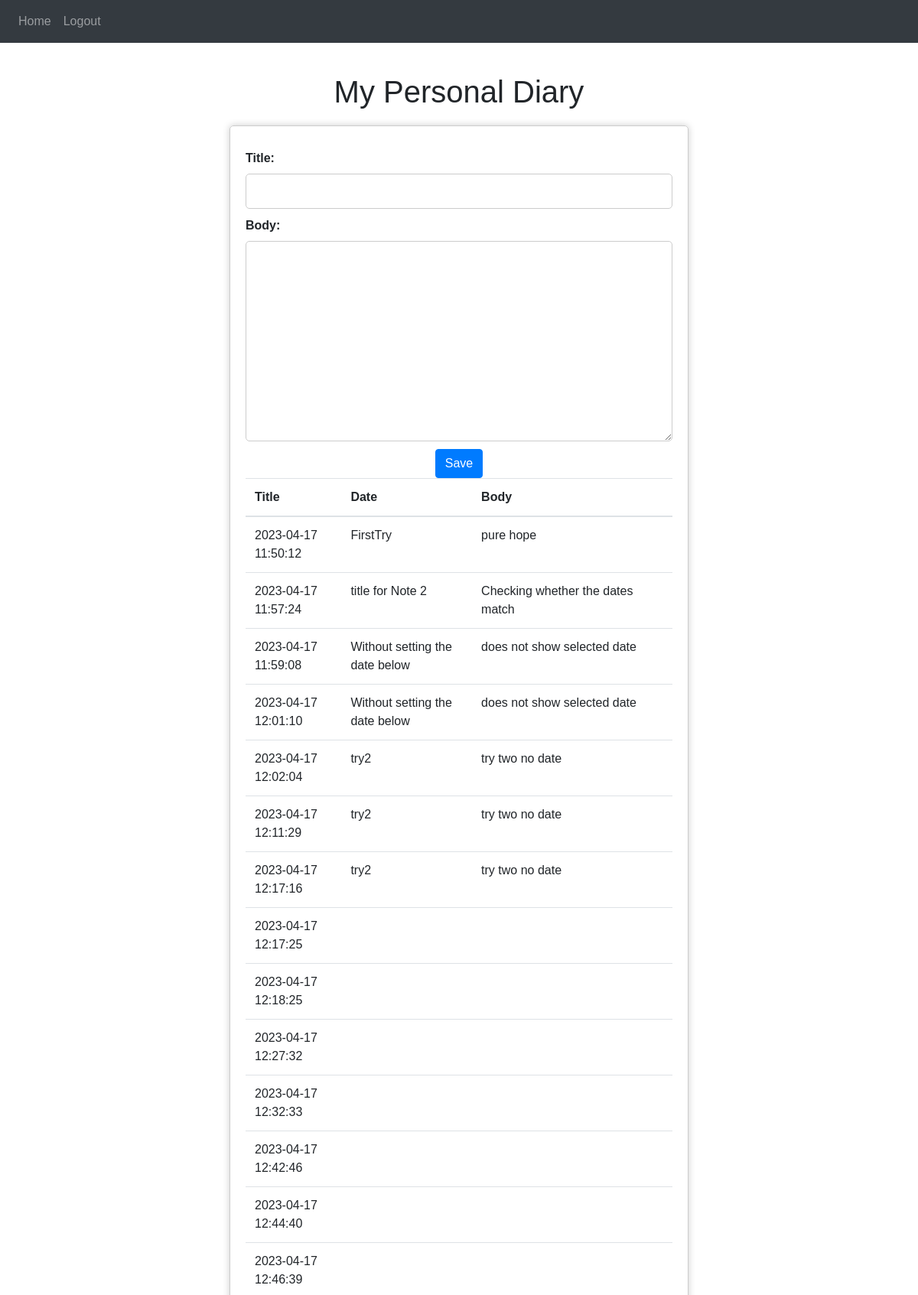
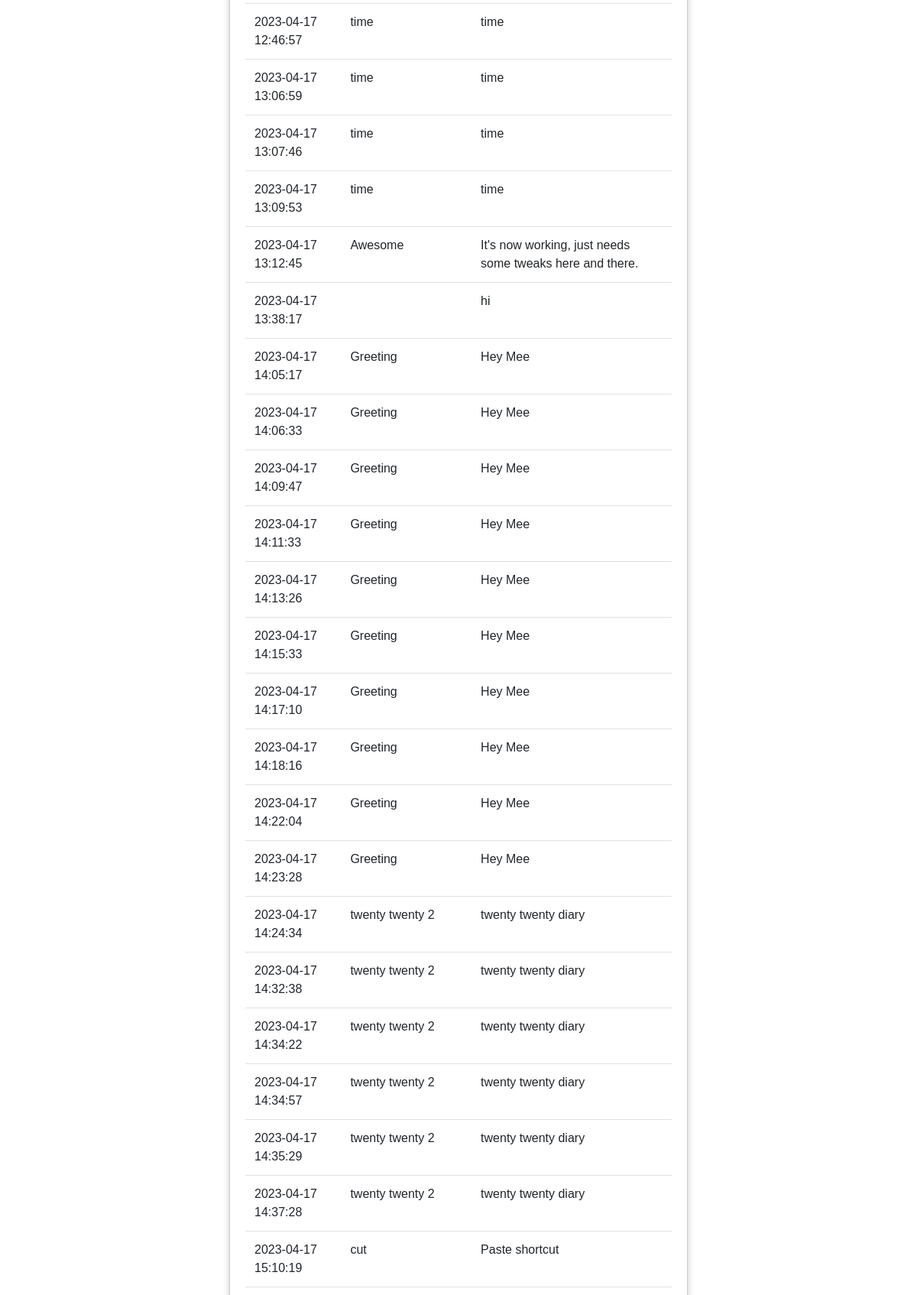
Page / (signed in, upper part) on the committed database (2 pictures, top to bottom).
### website/models.py (models this page shows)
class PersonalDiary(db.Model):
    id = db.Column(db.Integer, primary_key=True)
    title = db.Column(db.String(100), nullable=False)
    date = db.Column(db.DateTime(timezone=True), server_default=text("strftime('%Y-%m-%d %H:%M:%S', 'now')"))
    body = db.Column(db.Text, nullable=False)
    user_id = db.Column(db.Integer, db.ForeignKey('user.id'))

### website/views.py (the view, shortened to what this page needs)
@views.route('/', methods=['GET', 'POST'])
@login_required
def home():
	default_entry = {
    'title': 'My first entry',
    'date': datetime.now().strftime('%Y-%m-%d %H:%M:%S'),
    'body': 'This is my first diary entry'
}
	diary_entries = PersonalDiary.query.filter_by(user_id=current_user.id).all()
	for entry in diary_entries:
		entry.date = entry.date.strftime('%Y-%m-%d %H:%M:%S')
		print(f"{entry.body}\n")
	all_entries = [default_entry] + diary_entries
	return render_template("home.html", user=current_user, diary_entries=diary_entries)

### website/__init__.py (called while the page is built)
def create_app():
    app = Flask(__name__)
    app.config['SECRET_KEY'] = 'hjshjhdjah kjshkjdhjs'
    app.config['SQLALCHEMY_DATABASE_URI'] = f'sqlite:///{DB_NAME}'
    db.init_app(app)
    from .views import views
    from .auth import auth
    app.register_blueprint(views, url_prefix='/')
    app.register_blueprint(auth, url_prefix='/')
    from .models import User, PersonalDiary
    with app.app_context():
        db.create_all()
    login_manager = LoginManager()
    login_manager.login_view = 'auth.login'
    login_manager.init_app(app)
    @login_manager.user_loader
    def load_user(id):
        return User.query.get(int(id))
    return app

### website/templates/home.html (shortened to what this page needs)
{% extends "base.html" %}{% block title %}Home{% endblock %}
{% block content %}
<!DOCTYPE html>
<html>
<head>
</head>
<body>
  <h1>My Personal Diary</h1>
  <form id="diary" method="POST">
    <label for="title">Title:</label>
    <input type="text" id="title" name="title">
    <label for="body">Body:</label>
    <textarea id="body" name="body" rows="10"></textarea>
    <div align="center">
		<button type="submit" class="btn btn-primary">Save</button>
	  </div>
    <table class="table">
      <thead>
        <tr>
          <th>Title</th>
          <th>Date</th>
          <th>Body</th>
        </tr>
      </thead>
      <tbody>
        {% for entry in diary_entries %}
          <tr>
            <td>{{ entry.date }}</td>
            <td>{{ entry.title }}</td>
            <td>{{ entry.body }}</td>
          </tr>
        {% endfor %}
      </tbody>
    </table>
  </form>
{% endblock %}

### website/templates/base.html (shortened to what this page needs)
<!DOCTYPE html>
<html>
	<head>
		<name name="viewport" content="width=device-width, initial-scale=1" />
		<link
      rel="stylesheet"
      href="https://stackpath.bootstrapcdn.com/bootstrap/4.4.1/css/bootstrap.min.css"
    />
    <link
      rel="stylesheet"
      href="https://stackpath.bootstrapcdn.com/font-awesome/4.7.0/css/font-awesome.min.css"
    />
	</head>
	<body>
		<nav class="navbar navbar-expand-lg navbar-dark bg-dark">
			<div class="collapse navbar-collapse" id="navbar">
				<div class="navbar-nav">
					{% if user.is_authenticated %}
					<a class="nav-item nav-link" id="home" href="/">Home</a>
					<a class="nav-item nav-link" id="logout" href="/logout">Logout</a>
					{% else %}
					<a class="nav-item nav-link" id="login" href="/login">MyPersonalDiary</a>
					<a class="nav-item nav-link" id="signup" href="/signup">SignUp</a>
					{% endif %}
				</div>
			</div>
		</nav>
		<div class="container">
		{% block content %}
		{% endblock %}
		</div>
	</body>
</html>

### website/templates/home.html (style rules this page uses)
body { font-family: Arial, sans-serif; margin: 0; padding: 0; }
h1 { text-align: center; margin-top: 40px; margin-bottom: 20px; }
form { margin: 0 auto; max-width: 600px; padding: 20px; border: 1px solid #ccc; border-radius: 5px; box-shadow: 0 0 10px #ccc; }
label { display: block; margin-top: 10px; font-weight: bold; }
input[type="text"], input[type="date"], textarea { display: block; width: 100%; padding: 10px; margin-top: 5px; margin-bottom: 10px; border: 1px solid #ccc; border-radius: 5px; font-size: 16px; resize: vertical; }

### rows in the picture
PersonalDiary: date "2023-04-17 11:50:12", title "FirstTry", body "pure hope"
PersonalDiary: date "2023-04-17 11:57:24", title "title for Note 2", body "Checking whether the dates match"
PersonalDiary: date "2023-04-17 11:59:08", title "Without setting the date below", body "does not show selected date"
PersonalDiary: date "2023-04-17 12:01:10", title "Without setting the date below", body "does not show selected date"
PersonalDiary: date "2023-04-17 12:02:04", title "try2", body "try two no date"
PersonalDiary: date "2023-04-17 12:11:29", title "try2", body "try two no date"
PersonalDiary: date "2023-04-17 12:17:16", title "try2", body "try two no date"
PersonalDiary: date "2023-04-17 12:17:25"
PersonalDiary: date "2023-04-17 12:18:25"
PersonalDiary: date "2023-04-17 12:27:32"
PersonalDiary: date "2023-04-17 12:32:33"
PersonalDiary: date "2023-04-17 12:42:46"
PersonalDiary: date "2023-04-17 12:44:40"
PersonalDiary: date "2023-04-17 12:46:39"
PersonalDiary: date "2023-04-17 12:46:57", title "time", body "time"
PersonalDiary: date "2023-04-17 13:06:59", title "time", body "time"
PersonalDiary: date "2023-04-17 13:07:46", title "time", body "time"
PersonalDiary: date "2023-04-17 13:09:53", title "time", body "time"
PersonalDiary: date "2023-04-17 13:12:45", title "Awesome", body "It's now working, just needs some tweaks here and there."
PersonalDiary: date "2023-04-17 13:38:17", body "hi"
PersonalDiary: date "2023-04-17 14:05:17", title "Greeting", body "Hey Mee"
PersonalDiary: date "2023-04-17 14:06:33", title "Greeting", body "Hey Mee"
PersonalDiary: date "2023-04-17 14:09:47", title "Greeting", body "Hey Mee"
PersonalDiary: date "2023-04-17 14:11:33", title "Greeting", body "Hey Mee"
PersonalDiary: date "2023-04-17 14:13:26", title "Greeting", body "Hey Mee"
PersonalDiary: date "2023-04-17 14:15:33", title "Greeting", body "Hey Mee"
PersonalDiary: date "2023-04-17 14:17:10", title "Greeting", body "Hey Mee"
PersonalDiary: date "2023-04-17 14:18:16", title "Greeting", body "Hey Mee"
PersonalDiary: date "2023-04-17 14:22:04", title "Greeting", body "Hey Mee"
PersonalDiary: date "2023-04-17 14:23:28", title "Greeting", body "Hey Mee"
PersonalDiary: date "2023-04-17 14:24:34", title "twenty twenty 2", body "twenty twenty diary"
PersonalDiary: date "2023-04-17 14:32:38", title "twenty twenty 2", body "twenty twenty diary"
PersonalDiary: date "2023-04-17 14:34:22", title "twenty twenty 2", body "twenty twenty diary"
PersonalDiary: date "2023-04-17 14:34:57", title "twenty twenty 2", body "twenty twenty diary"
PersonalDiary: date "2023-04-17 14:35:29", title "twenty twenty 2", body "twenty twenty diary"
PersonalDiary: date "2023-04-17 14:37:28", title "twenty twenty 2", body "twenty twenty diary"
PersonalDiary: date "2023-04-17 15:10:19", title "cut", body "Paste shortcut"
